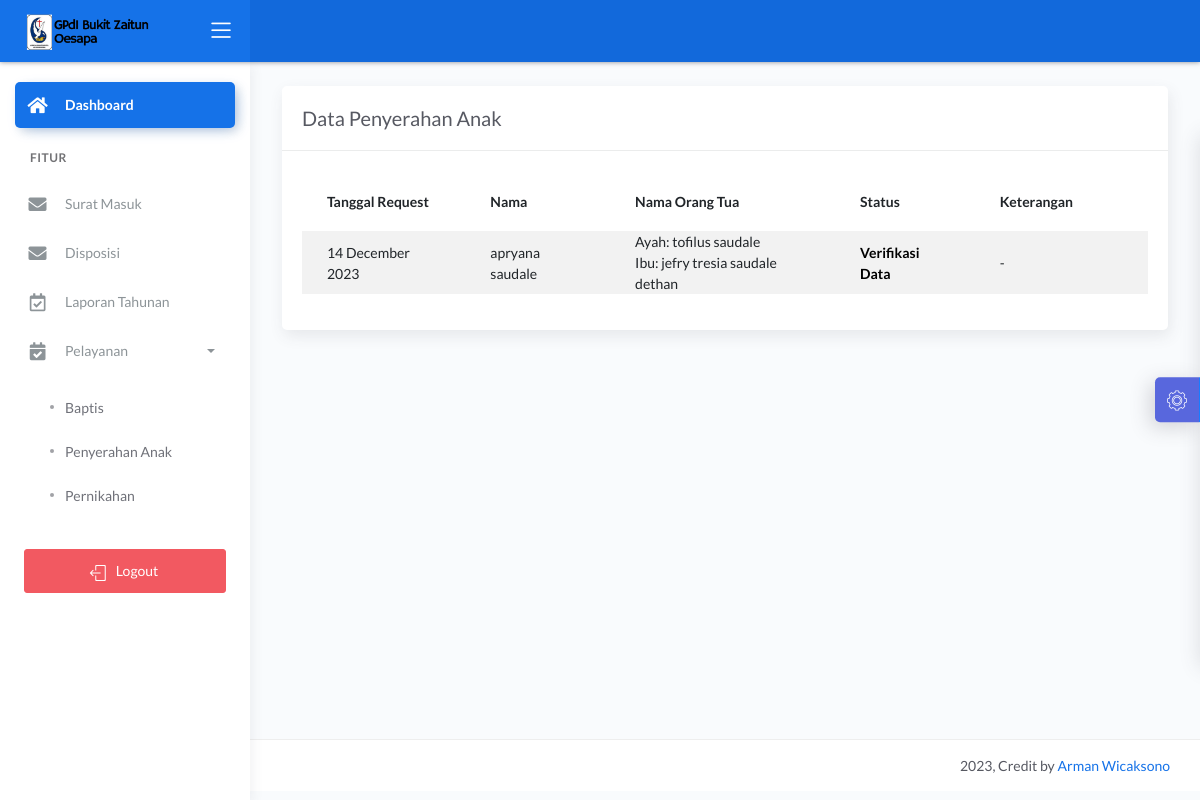
The app's page /dashboard/main2.php?halaman=tampil_penyerahan (signed in) with its own data.
### tables this page shows
CREATE TABLE `penyerahan` (
  `id_penyerahan` int(5) NOT NULL,
  `no_surat` varchar(35) DEFAULT NULL,
  `tanggal_request` date NOT NULL,
  `nik` varchar(16) NOT NULL,
  `nama_ayah` varchar(50) NOT NULL,
  `nama_ibu` varchar(50) NOT NULL,
  `tanggal_penyerahan` date DEFAULT NULL,
  `nama_pendeta` varchar(50) DEFAULT NULL,
  `file_kartu_keluarga` varchar(50) DEFAULT NULL,
  `file_akta_kelahiran` varchar(50) DEFAULT NULL,
  `status` varchar(15) DEFAULT NULL,
  `keterangan` text
);

CREATE TABLE `jemaat` (
  `id_jemaat` int(11) NOT NULL,
  `tanggal_pendaftaran` date DEFAULT NULL,
  `nik` varchar(16) DEFAULT NULL,
  `nama` varchar(50) NOT NULL,
  `tempat_lahir` varchar(20) NOT NULL,
  `tanggal_lahir` date NOT NULL,
  `no_hp` varchar(12) NOT NULL,
  `jenis_kelamin` enum('Laki-laki','Perempuan') NOT NULL,
  `alamat` text NOT NULL,
  `status_j` int(11) NOT NULL,
  `ket` varchar(10) NOT NULL,
  `username` varchar(20) NOT NULL,
  `password` varchar(20) NOT NULL,
  `baptis` int(11) NOT NULL,
  `penyerahan` int(11) NOT NULL,
  `pernikahan` int(11) NOT NULL
);

### dashboard/tampil_penyerahan.php (the view, shortened to what this page needs)
<?php include '../konek.php';
$hak_akses = $_SESSION['hak_akses'];
?>
<link href="css/sweetalert.css" rel="stylesheet" type="text/css">
<div class="page-inner">
	<div class="row">
		<div class="col-md-12">
			<div class="card">
				<div class="card-header">
					<div class="d-flex align-items-center">
						<h4 class="card-title">Data Penyerahan Anak</h4>
					</div>
				</div>
				<div class="card-body">
					<div class="table-responsive">
						<table id="add1" class="display table table-striped table-hover">
							<thead>
								<tr>
									<th>Tanggal Request</th>
									<th>Nama</th>
									<th>Nama Orang Tua</th>
									<th>Status</th>
									<th>Keterangan</th>
								</tr>
							</thead>
							<tbody>
								<?php
								if ($hak_akses == "Pemohon") {
									$cek1 = "SELECT * FROM jemaat where id_jemaat = '$nik_pemohon'";
									$query1 = mysqli_fetch_array(mysqli_query($konek, $cek1));
									$nama_a = $query1['nama'];
									if ($jekel == "Laki-laki") {
										$sql = "SELECT * FROM penyerahan b natural join jemaat j where b.nik = j.nik and b.nama_ayah = '$nama_a'";
									}elseif ($jekel == "Perempuan"){
									$sql = "SELECT * FROM penyerahan b natural join jemaat j where b.nik = j.nik and b.nama_ibu = '$nama_a'";
									}
								}else {
									$sql = "SELECT * FROM penyerahan b natural join jemaat j where b.nik= j.nik ORDER BY b.tanggal_request DESC";
								}
								$query = mysqli_query($konek, $sql);
								while ($data = mysqli_fetch_array($query, MYSQLI_BOTH)) {
                                    $tgl = $data['tanggal_request'];
									$format = date('d F Y', strtotime($tgl));
									$nama = $data['nama'];
									$nama_ayah = $data['nama_ayah'];
									$nama_ibu = $data['nama_ibu'];
									$status = $data['status'];
									if (isset($data['tanggal_penyerahan'])) {
										$tanggal_penyerahan = $data['tanggal_penyerahan'];
										$format2 = date('d F Y', strtotime($tanggal_penyerahan));
									}else {
										$format2 = "-";
									}
									if (isset($data['nama_pendeta'])) {
										$nama_pendeta = $data['nama_pendeta'];
									}else {
										$nama_pendeta = "-";
									}
									if (isset($data['keterangan'])) {
										$keterangan = $data['keterangan'];
									}else {
										$keterangan = "-";
									}
									if ($status == "3") {
										$status = "<b style='color:red'>Ditolak</b>";
									} elseif ($status == "2") {
										$status = "<b style='color:blue'>Selesai</b>";
									}elseif ($status == "1") {
										$status = "<b style='color:black'>Diproses</b>";
									}elseif ($status == "0") {
										$status = "<b style='color:black'>Verifikasi Data</b>";
									}
								?>
									<tr>
										<td><?php echo $format; ?></td>
										<td><?php echo $nama; ?></td>
										<td><?php echo "Ayah: ".$nama_ayah ."<br>Ibu: ". $nama_ibu; ?></td>
										<td><?php if ($status == "<b style='color:black'>Diproses</b>") {
											echo $status."<br>Tgl Penyerahan:".$format2 ."<br> Pendeta:". $nama_pendeta;
										} else {echo $status; } ?></td>
										<td><?php echo $keterangan; ?></td>
										<td>
										</td>
									</tr>
								<?php
								}
								?>
							</tbody>
						</table>
					</div>
				</div>
			</div>
		</div>
	</div>
</div>

### records on screen
penyerahan: tanggal_request "14 December 2023", jemaat.nama "apryana saudale", nama_ayah "tofilus saudale", nama_ibu "jefry tresia saudale dethan", status "Verifikasi Data", keterangan "-"
